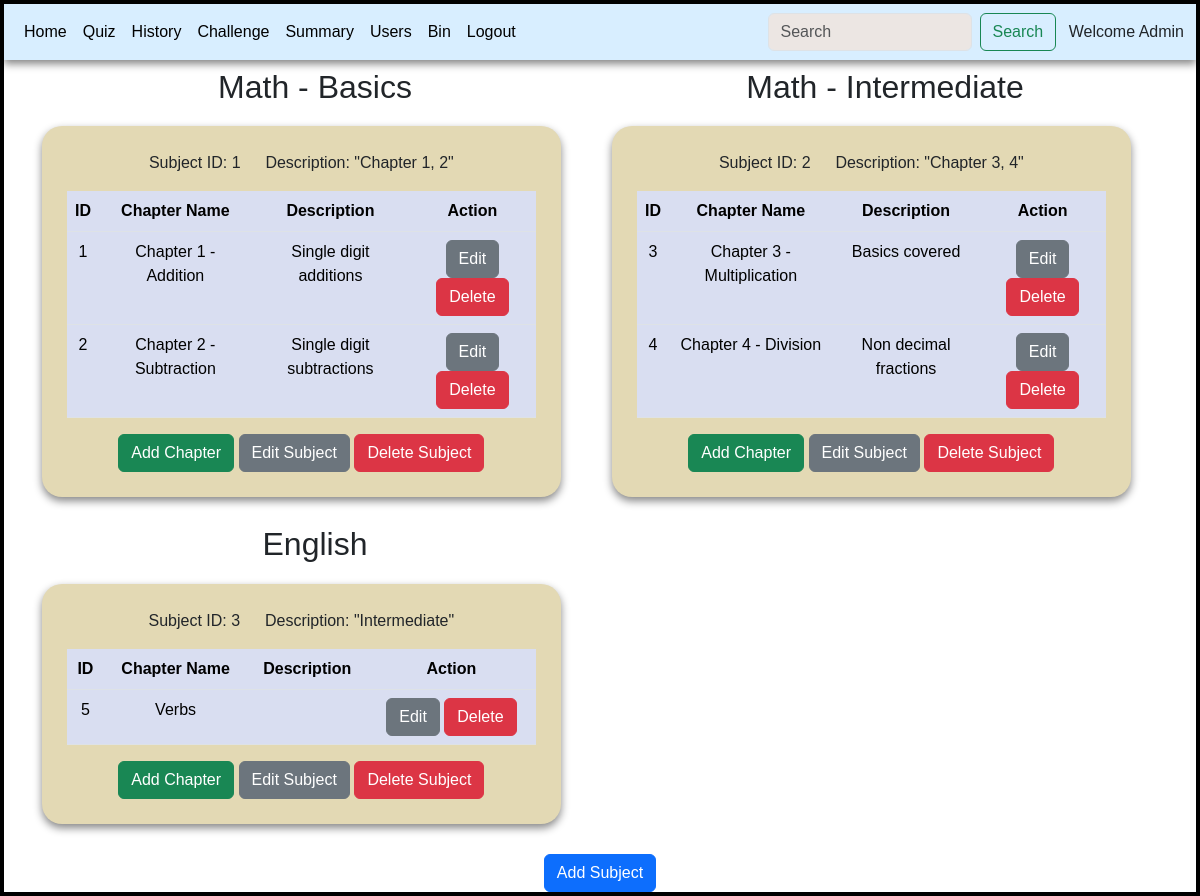
/admin, run on an earlier commit of the app's database.
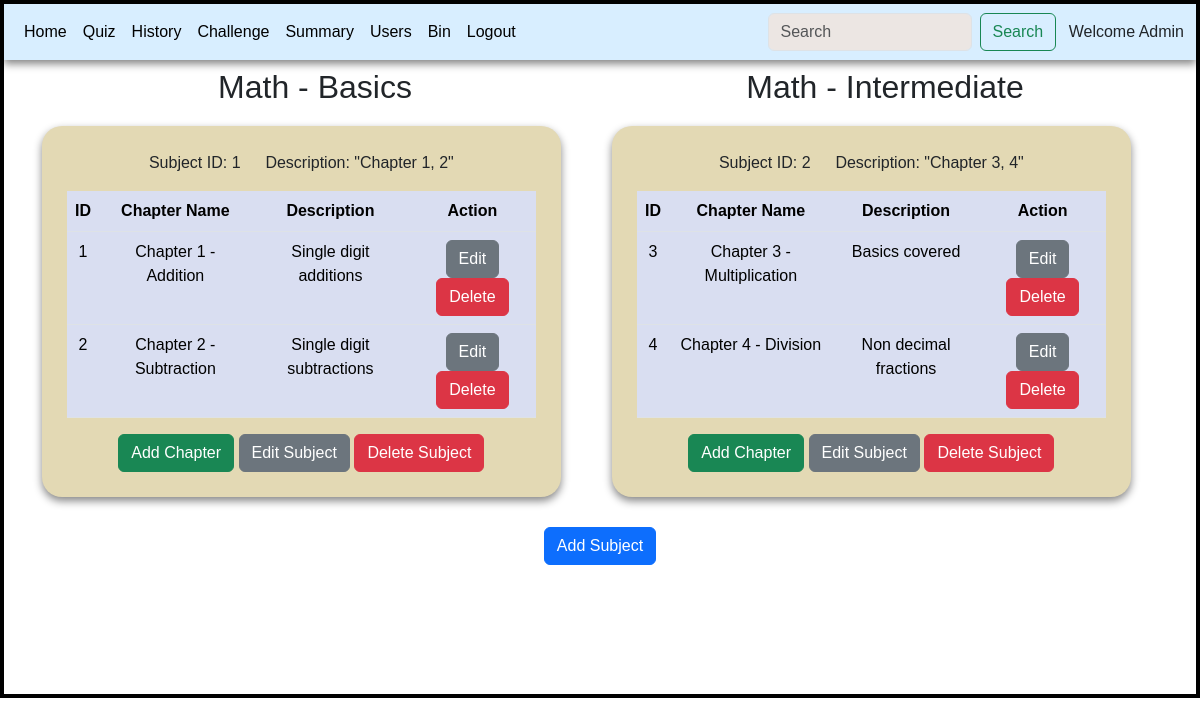
And on a later commit of the database.
### controllers/models.py (models this page shows)
class Subject(db.Model):
    id = db.Column(db.Integer(), primary_key=True)
    name = db.Column(db.String(), nullable=False, unique=True)
    description = db.Column(db.String(), nullable=True)
    chapters = db.relationship('Chapter', backref='subject')

class Chapter(db.Model):
    id = db.Column(db.Integer, primary_key=True)
    subject_id = db.Column(db.Integer, db.ForeignKey('subject.id'), nullable=False)
    name = db.Column(db.String(), nullable=False)
    description = db.Column(db.String(), nullable=True)
    quizzes = db.relationship('Quiz', backref='chapter')

### controllers/main.py (the view, shortened to what this page needs)
@app.route('/admin',methods=['GET','POST'])
def admin_dashboard():
    subjects = Subject.query.all()
    if 'emsg' in request.args:
        emsg = request.args.get('emsg')
        return render_template('admin_dashboard.html',subjects=subjects,emsg=emsg)
    if subjects:
        return render_template('admin_dashboard.html',subjects=subjects)
    else:
        return render_template('admin_dashboard.html',subjects=[])

### templates/admin_dashboard.html (shortened to what the changed rows need)
<!DOCTYPE html>
<html lang="en">
<head>
    <link rel="stylesheet" href="/static/style.css">
    <link href="https://cdn.jsdelivr.net/npm/bootstrap@5.3.3/dist/css/bootstrap.min.css" rel="stylesheet">
</head>
<body>
    <div id="main">
        <div id="canvas">
              <div class="container">
                {% if subjects %}
                <div class="row">
                  {% for subject in subjects %}
                  <div class="col-md-6">
                      <h2 class="text-center mt-2">{{ subject.name}}</h2>
                    <div class="table-div">
                      <p class="text-center">Subject ID: {{ subject.id }} &ensp;&ensp; Description: "{{subject.description}}"</p>
                      <table class="table table-hover">
                        <thead>
                          <tr>
                            <th scope="col">ID</th>
                            <th scope="col">Chapter Name</th>
                            <th scope="col">Description</th>
                            <th scope="col">Action</th>
                          </tr>
                        </thead>
                        <tbody>
                          {% for chapter in subject.chapters %}
                            <tr>
                              <td>{{ chapter.id }}</td>
                              <td>{{ chapter.name }}</td>
                              <td>{{ chapter.description }}</td>
                              <td>
                                <a href='/editchapter/{{chapter.id}}' class="btn btn-secondary">Edit</a>
                                <a href='/deletechapter/{{chapter.id}}' class="btn btn-danger">Delete</a>
                              </td>
                            </tr>
                          {% endfor %}
                        </tbody>
                      </table>
                      <div class="text-center">
                        <a href= '/addchapter/{{subject.id}}' class="btn btn-success">Add Chapter</a>
                        <a href="/editsubject/{{ subject.id }}" class="btn btn-secondary">Edit Subject</a>
                        <a href="/deletesubject/{{ subject.id }}" class="btn btn-danger">Delete Subject</a>
                      </div>
                    </div>
                  </div>
                  {% endfor %}
                </div>
                {% endif %}
              </div>
        </div>
    </div>
</body>
</html>

What changed in the data, as far as the page shows it:
removed Subject: name "English", id "3", description "Intermediate"
removed Chapter: id "5", name "Verbs", shown under "English"
